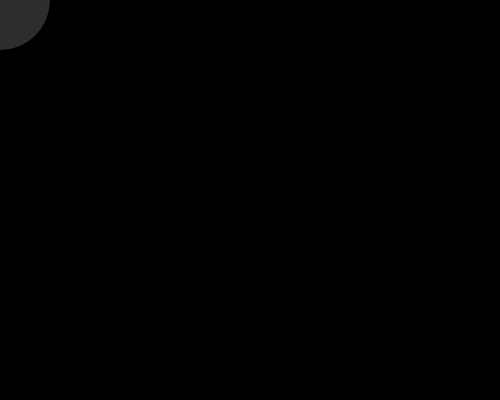
Frame 1 (no input)
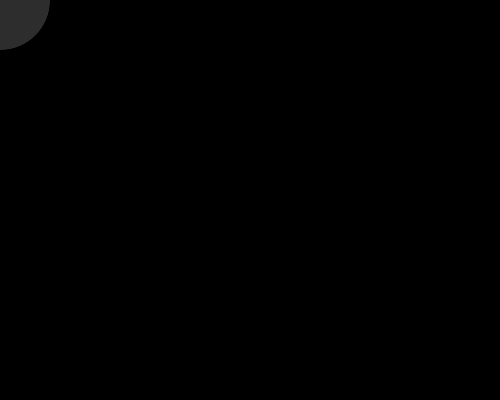
Frame 60 (the mouse pressed at the canvas centre just before this capture)
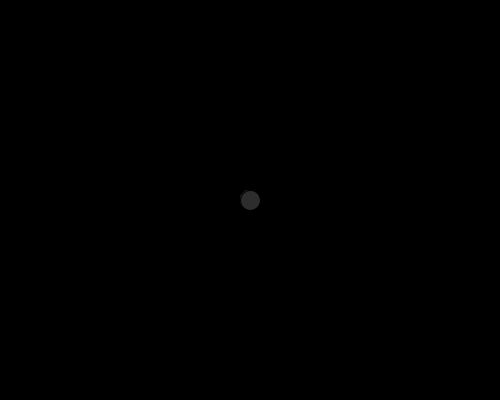
Frame 120 (the mouse held since frame 60 and released just before this capture)

The Processing sketch that drew these frames (run headless with seeded random() and noise(); from frame 60 on, the mouse is pressed at the canvas centre):

// Processing sketch: frameRate
// ── frameRate.pde
//frameRate() Example 



int diameter =100 ;  //create a new global variable

void setup(){
 size(500,400);
 background(0);
 stroke(0);
 fill(45,45,45);
 frameRate(20);

}


void draw(){

 if ( (mousePressed) && (diameter >20) ){
  diameter = diameter-10;
  background(0);
 
 }
 ellipse(mouseX , mouseY , diameter, diameter);


}
